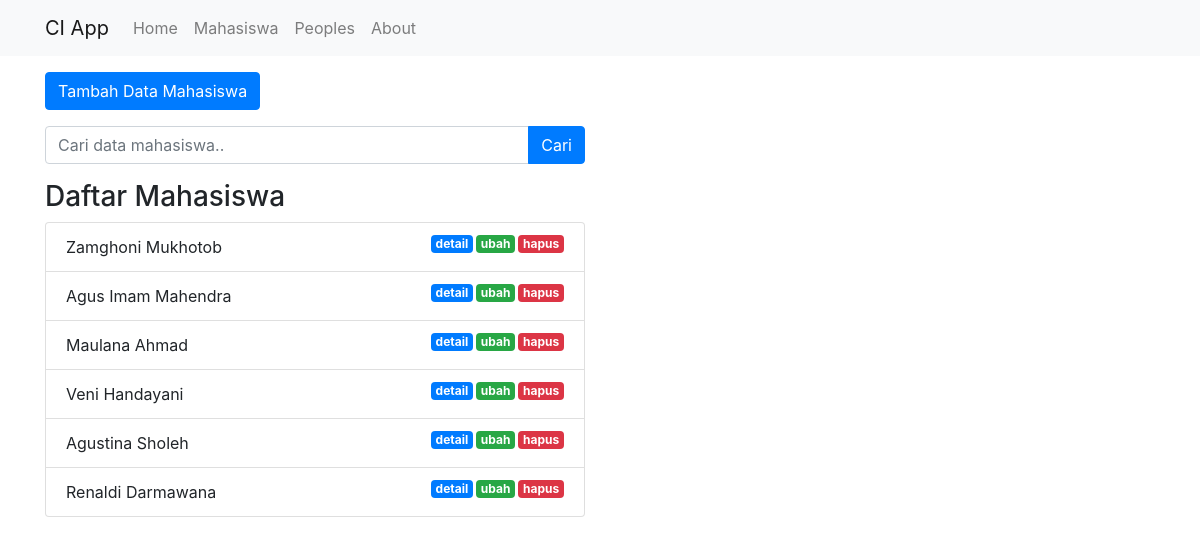
Screenshot of /index.php/mahasiswa with the database file from the repository.
### tables this page shows
CREATE TABLE `mahasiswa` (
  `id` int(11) NOT NULL,
  `nama` varchar(100) NOT NULL,
  `nrp` varchar(100) NOT NULL,
  `email` varchar(100) NOT NULL,
  `jurusan` varchar(100) NOT NULL
);

### application/controllers/Mahasiswa.php (called while the page is built, shortened)
<?php
class Mahasiswa extends CI_Controller{
  public function __construct()
  {
    $this->load->model(array('Mahasiswa_model'));
  }
  public function index()
  {
    $data['judul'] = 'Daftar Mahasiswa';
    $data['mahasiswa'] = $this->Mahasiswa_model->getAllMahasiswa();
    $this->load->view('templates/header', $data );
    $this->load->view('mahasiswa/index', $data);
    $this->load->view('templates/footer');
  }
}

### index.php (called while the page is built, shortened)
<?php
require_once BASEPATH.'core/CodeIgniter.php';

### application/models/Mahasiswa_model.php (called while the page is built, shortened)
<?php
class Mahasiswa_model extends CI_Model{
  public function getAllMahasiswa()
  {
    return $this->db->get('mahasiswa')->result_array();
  }
}

### application/views/mahasiswa/index.php (the view, shortened to what this page needs)
<div class="container">
  <div class="row mt-3">
    <div class="col-md-6">
      <a href="<?=base_url(); ?>mahasiswa/tambah" class="btn btn-primary">Tambah Data Mahasiswa</a>
    </div>
  </div>
  <div class="row mt-3">
    <div class="col-md-6">
      <form class="" action="" method="post">
        <div class="input-group">
          <input type="text" class="form-control" placeholder="Cari data mahasiswa.." name="keyword" >
          <div class="input-group-append">
            <button class="btn btn-primary" type="submit">Cari</button>
          </div>
        </div>
      </form>
    </div>
  </div>
  <div class="row mt-3">
    <div class="col-md-6">
      <h3>Daftar Mahasiswa</h3>
      <ul class="list-group">
        <?php foreach ($mahasiswa as $mhs) : ?>
        <li class="list-group-item">
          <?=$mhs['nama']; ?>
          <a href="<?= base_url(); ?>mahasiswa/hapus/<?= $mhs['id'];?>" class="badge badge-danger float-right tombol-hapus">hapus</a>
          <a href="<?= base_url(); ?>mahasiswa/ubah/<?= $mhs['id'];?>" class="badge badge-success float-right">ubah</a>
          <a href="<?= base_url(); ?>mahasiswa/detail/<?= $mhs['id'];?>" class="badge badge-primary float-right">detail</a>
          </li>
      <?php endforeach; ?>
      </ul>
    </div>
  </div>
</div>

### assets/css/style.css (style rules this page uses)
.badge { margin-left: 3px; }

### rows the page displays
mahasiswa: nama "Zamghoni Mukhotob"
mahasiswa: nama "Agus Imam Mahendra"
mahasiswa: nama "Maulana Ahmad"
mahasiswa: nama "Veni Handayani"
mahasiswa: nama "Agustina Sholeh"
mahasiswa: nama "Renaldi Darmawana"
